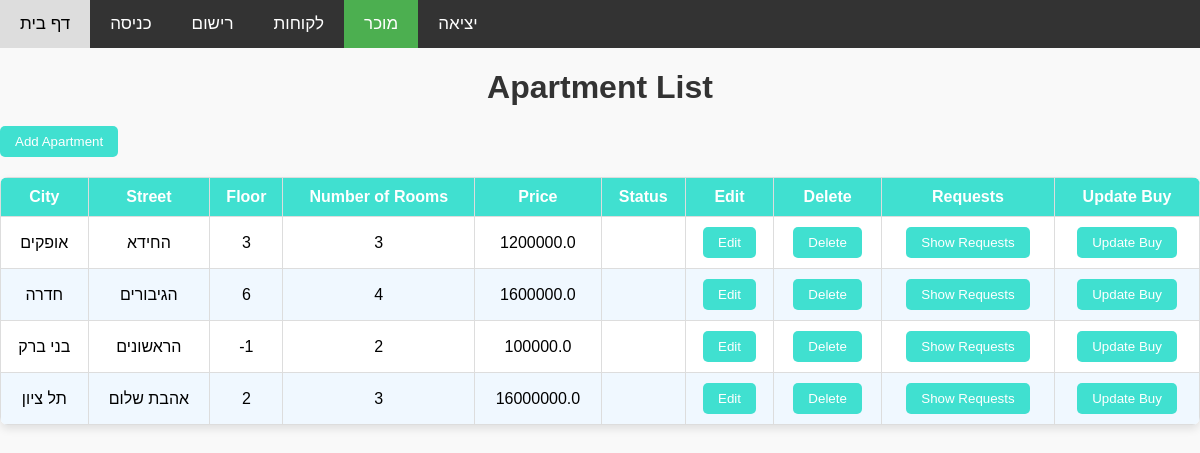
/SellerList/ (signed in), run on the app's committed database.
### Apartments/models.py (models this page shows, shortened)
class Apartment(models.Model):
    city = models.CharField(max_length=30)
    street = models.CharField(max_length=30)
    floor = models.IntegerField()
    rooms = models.IntegerField()
    price = models.FloatField()
    description = models.CharField(max_length=120)
    Status = models.BooleanField(default=False)
    seller = models.ForeignKey(User, on_delete=models.CASCADE, related_name='Apartment_seller', db_column = 'Apartment_seller')

### Apartments/views.py (the view)
# urls.py: path('SellerList/', include([
def SellerList(request):
    user = request.user
    apartments = Apartment.objects.filter(seller=user)
    data = {
            'apartments': apartments
         }
    return render(request, 'SellerList.html', data)

### Templates/SellerList.html (shortened to what this page needs)
<!DOCTYPE html>
<html lang="en">
<head>
</head>
<body>
 {% include 'layout.html' %}
<h1>Apartment List</h1>
<a href="{% url 'Add' %}">
    <button type="button">Add Apartment</button>
</a>
<table>
    <thead>
    <tr>
        <th>City</th>
        <th>Street</th>
        <th>Floor</th>
        <th>Number of Rooms</th>
        <th>Price</th>
        <th>Status</th>
        <th>Edit</th>
        <th>Delete</th>
        <th>Requests</th>
        <th>Update Buy</th>
    </tr>
    </thead>
    <tbody>
    {% for apartment in apartments %}
    <tr>
        <td>{{ apartment.city }}</td>
        <td>{{ apartment.street }}</td>
        <td>{{ apartment.floor }}</td>
        <td>{{ apartment.rooms }}</td>
        <td>{{ apartment.price }}</td>
        <td>{{ apartment.status }}</td>
        <td>
            <form method="POST" action="{% url 'Update' apartment.id %}">
                <button type="submit">Edit</button>
            </form>
        </td>
        <td>
            <a href="{% url 'Delete' apartment.id %}">
                <button type="button">Delete</button>
            </a>
        </td>
        <td>
            <a href="{% url 'ShowRequest' apartment.id %}">
                <button type="button">Show Requests</button>
            </a>
        </td>
        <td>
            <form method="POST" action="{% url 'UpdateBuy' apartment.id %}">
                <button type="submit">Update Buy</button>
            </form>
        </td>
    </tr>
    {% empty %}
    <tr>
        <td colspan="10">No apartments available</td>
    </tr>
    {% endfor %}
    </tbody>
</table>
</body>
</html>

### Templates/layout.html (shortened to what this page needs)
<!DOCTYPE html>
<html lang="en">
<head>
</head>
<body>
<nav>
    <a href="{% url 'home' %}" class="{% if request.path == '/' %}active{% endif %}">דף בית</a>
    <a href="{% url 'login' %}" class="{% if request.path == '/login/' %}active{% endif %}">כניסה</a>
    <a href="{% url 'register' %}" class="{% if request.path == '/register/' %}active{% endif %}">רישום</a>
    <a href="{% url 'CustomerList' %}" class="{% if request.path == '/CustomerList/' %}active{% endif %}">לקוחות</a>
    {% if user and user.status > 1 %}
    <a href="{% url 'SellerList' %}" class="{% if request.path == '/SellerList/' %}active{% endif %}">
        מוכר
    </a>
{% endif %}
     {% if user %}
    <a href="{% url 'logout' %}" class="{% if request.path == '/logout/' %}active{% endif %}">יציאה</a>
{% endif %}
</nav>
</body>
</html>

### Templates/SellerList.html (style rules this page uses)
body { font-family: Arial, sans-serif; background-color: #f9f9f9; margin: 0; padding: 20px; }
h1 { text-align: center; color: #333; margin-bottom: 20px; }
table { width: 100%; border-collapse: collapse; margin: 20px auto; background-color: #fff; box-shadow: 0 4px 8px rgba(0, 0, 0, 0.1); border-radius: 8px; overflow: hidden; }
thead { background-color: #40E0D0; color: #fff; }
th, td { text-align: center; padding: 10px; border: 1px solid #ddd; }
tbody tr:nth-child(even) { background-color: #f0f8ff; }
th { font-weight: bold; }
button { background-color: #40E0D0; color: white; border: none; border-radius: 5px; padding: 8px 15px; cursor: pointer; transition: background-color 0.3s ease; }
a button { text-decoration: none; }
a { text-decoration: none; }

### Templates/layout.html (style rules this page uses)
body { font-family: Arial, sans-serif; margin: 0; padding: 0; }
nav { background-color: #333; overflow: hidden; }
nav a { float: left; display: block; color: white; text-align: center; padding: 14px 20px; text-decoration: none; font-size: 17px; }
nav a.active { background-color: #4CAF50; color: white; }

### data on the page
Apartment: city "אופקים", street "החידא", floor "3", rooms "3", price "1200000.0"
Apartment: city "חדרה", street "הגיבורים", floor "6", rooms "4", price "1600000.0"
Apartment: city "בני ברק", street "הראשונים", floor "-1", rooms "2", price "100000.0"
Apartment: city "תל ציון", street "אהבת שלום", floor "2", rooms "3", price "16000000.0"
